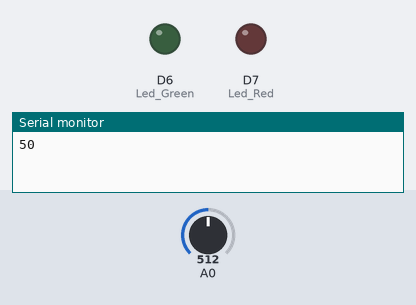
The sketch below on a simulated ESP8266 (NodeMCU). Parts: output pins drawn as LEDs (lit = HIGH), the last lines printed to the serial monitor. Dashed ring = blinking. The inputs (shaded band) are chosen by the test bench; at power-on: A0 = 512.

Above: at 1.0 s.
At 2.5 s:
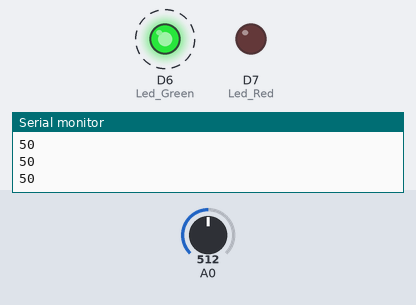
Timing chart, 0 to 4.6 s (numbered marks = the images above):
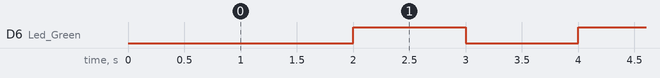

The sketch:

CW1-6606022420028_1_.ino
```cpp
#include <Arduino.h>
#define Led_Red D7
#define Led_Green D6
int m1, m2;
int sensor = 0;
void setup() {
  pinMode(D7, OUTPUT);
  pinMode(D6, OUTPUT);
  Serial.begin(9600);
  m1 = millis();
  m2 = millis();
}

void loop() {
  if (millis() > m2 + 500) {
    m2 = millis();
    sensor = map(analogRead(A0), 0, 1024, 0, 100);
    Serial.println(sensor);
  }
  if (millis() > m1 + 2000) {
    m1 = millis();
    if (sensor % 2 == 0) {
      digitalWrite(Led_Green, HIGH);
      digitalWrite(Led_Red, LOW);

    } else {
      digitalWrite(Led_Red, HIGH);
      digitalWrite(Led_Green, LOW);
    }
  }
  if (millis() > m1 + 1000) {
    digitalWrite(Led_Red, LOW);
    digitalWrite(Led_Green, LOW);
  }
}
```

Measured:
- by itself, D6 (Led_Green): alternates HIGH for 1.0 s and LOW for 1.0 s
